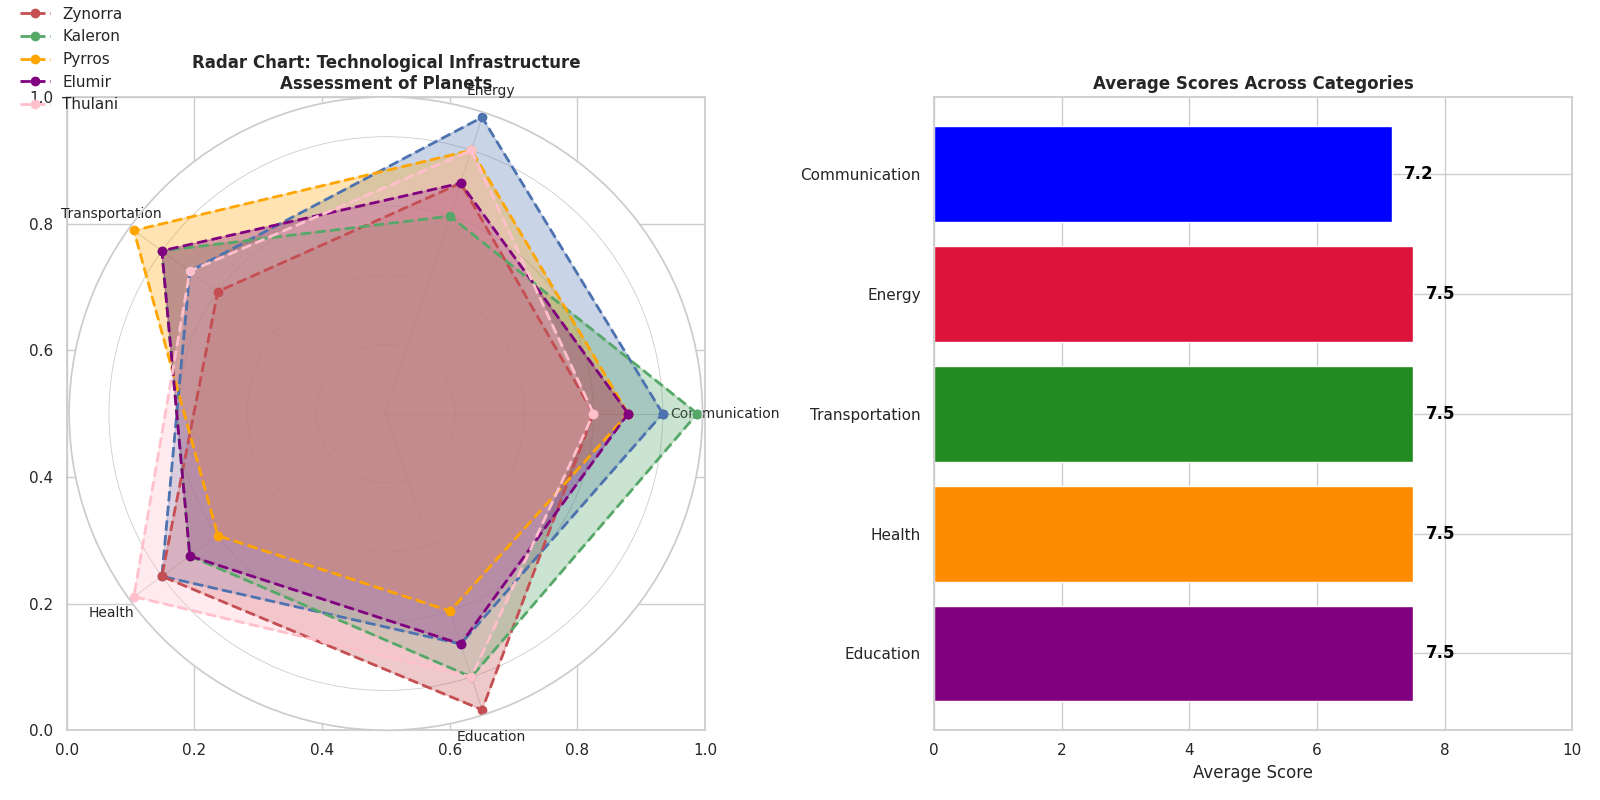

Write the Python code that produced this figure.
import matplotlib.pyplot as plt
import numpy as np

categories = ['Communication', 'Energy', 'Transportation', 'Health', 'Education']
num_vars = len(categories)

nova_terra = [8, 9, 7, 8, 7]
zynorra = [6, 7, 6, 8, 9]
kaleron = [9, 6, 8, 7, 8]
pyrros = [7, 8, 9, 6, 6]
elumir = [7, 7, 8, 7, 7]          # New Data Series
thulani = [6, 8, 7, 9, 8]         # New Data Series

average_scores = [
    np.mean([nova_terra[i], zynorra[i], kaleron[i], pyrros[i], elumir[i], thulani[i]]) 
    for i in range(num_vars)
]

def create_radar_chart(ax, data, color, label):
    angles = np.linspace(0, 2 * np.pi, num_vars, endpoint=False).tolist()
    data += data[:1]
    angles += angles[:1]
    
    ax.fill(angles, data, color=color, alpha=0.3)
    ax.plot(angles, data, color=color, linestyle='--', linewidth=2, label=label, marker='o')

fig, (ax1, ax2) = plt.subplots(1, 2, figsize=(16, 8), subplot_kw=dict(polar=False))

ax1.set_title('Radar Chart: Technological Infrastructure\nAssessment of Planets', fontsize=12, fontweight='bold')
polar_ax = fig.add_subplot(121, polar=True)
create_radar_chart(polar_ax, nova_terra, 'b', 'Nova Terra')
create_radar_chart(polar_ax, zynorra, 'r', 'Zynorra')
create_radar_chart(polar_ax, kaleron, 'g', 'Kaleron')
create_radar_chart(polar_ax, pyrros, 'orange', 'Pyrros')
create_radar_chart(polar_ax, elumir, 'purple', 'Elumir')       # New Series in Chart
create_radar_chart(polar_ax, thulani, 'pink', 'Thulani')       # New Series in Chart
polar_ax.set_yticklabels([])
polar_ax.set_xticks(np.linspace(0, 2 * np.pi, num_vars, endpoint=False))
polar_ax.set_xticklabels(categories, fontsize=10)
polar_ax.grid(True, linestyle='-', linewidth=0.6)
polar_ax.legend(loc='upper left', bbox_to_anchor=(-0.1, 1.2), frameon=False)

ax2.barh(categories, average_scores, color=['blue', 'crimson', 'forestgreen', 'darkorange', 'purple'])
ax2.set_xlim(0, 10)
ax2.set_title('Average Scores Across Categories', fontsize=12, fontweight='bold')
ax2.set_xlabel('Average Score')
ax2.invert_yaxis()
for i, score in enumerate(average_scores):
    ax2.text(score + 0.2, i, f'{score:.1f}', va='center', color='black', fontweight='bold')

plt.tight_layout()
plt.show()
